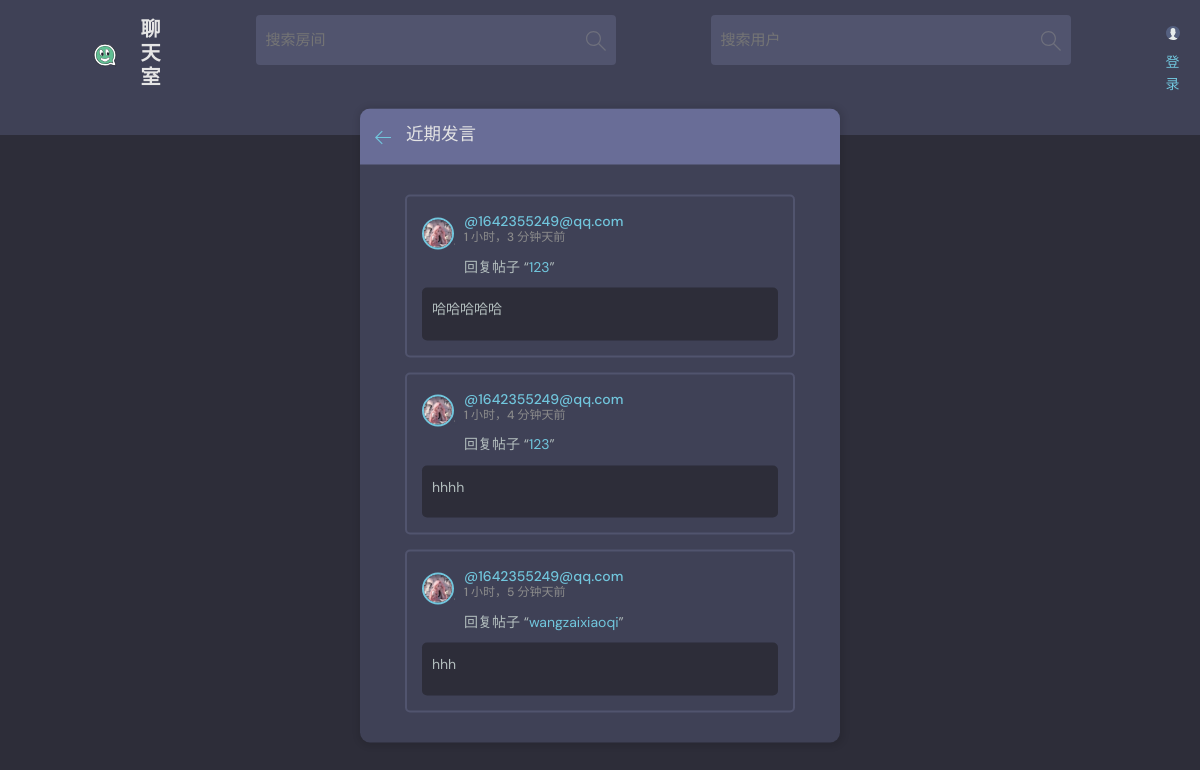
The page /activity/ on the database its author committed.
### base/models.py (models this page shows, shortened)
class Message(models.Model):
    user = models.ForeignKey(User, on_delete=models.CASCADE, verbose_name='发送用户')  # 发送消息的用户
    room = models.ForeignKey(Room, on_delete=models.CASCADE, verbose_name='所在房间')  # 消息所在的房间
    body = models.TextField(verbose_name='消息内容')  # 消息内容
    image = models.ImageField(upload_to='images/', blank=True, null=True, verbose_name='附加图片')  # 附加图片
    video = models.FileField(upload_to='videos/', blank=True, null=True, verbose_name='附加视频')  # 附加视频
    created = models.DateTimeField(auto_now_add=True, verbose_name='创建时间')  # 创建时间
    updated = models.DateTimeField(auto_now=True, verbose_name='更新时间')  # 更新时间
    likes = models.ManyToManyField(User, related_name='liked_messages', blank=True, verbose_name='点赞用户')  # 点赞的用户
    encrypted_body = models.TextField(blank=True, null=True, verbose_name='加密消息内容')  # 存储加密后的消息内容
    class Meta:
        ordering = ['-updated', 'created']  # 按更新时间和创建时间排序
        verbose_name = '消息'
        verbose_name_plural = '消息列表'

class User(AbstractUser):
    name = models.CharField(max_length=200, null=True, verbose_name='姓名')
    email = models.EmailField(unique=True, null=True, verbose_name='邮箱')  # 确保邮箱唯一
    bio = models.TextField(null=True, verbose_name='个人简介')
    favorites_rooms = models.ManyToManyField('Room', related_name='favorited_by', blank=True,
                                             verbose_name='收藏的房间')  # 用户收藏的房间
    avatar = models.ImageField(null=True, default='avatar.svg', verbose_name='头像')  # 默认头像
    score = models.IntegerField(default=0, verbose_name='积分')  # 用户积分
    created = models.DateTimeField(auto_now_add=True, verbose_name='创建时间')  # 创建时间
    updated = models.DateTimeField(auto_now=True, verbose_name='更新时间')  # 更新时间
    USERNAME_FIELD = 'email'  # 设置用户名字段为邮箱
    REQUIRED_FIELDS = []  # 创建用户时不需要额外字段
    is_muted = models.BooleanField(default=False, verbose_name='是否静音')
    mute_reason = models.CharField(max_length=255, blank=True, null=True, verbose_name='静音原因')
    mute_until = models.DateTimeField(blank=True, null=True, verbose_name='静音至')
    class Meta:
        verbose_name = '用户'
        verbose_name_plural = '用户列表'
    def __str__(self):
        return self.email  # 返回用户邮箱

class Room(models.Model):
    host = models.ForeignKey(User, on_delete=models.SET_NULL, null=True, verbose_name='房间主持人')  # 房间主持人
    topic = models.ForeignKey(Topic, on_delete=models.SET_NULL, null=True, verbose_name='房间话题')  # 房间话题
    name = models.CharField(max_length=200, verbose_name='房间名称')  # 房间名称
    description = models.TextField(null=True, blank=True, verbose_name='房间描述')  # 房间描述
    participants = models.ManyToManyField(User, related_name='participants', blank=True, verbose_name='参与者')  # 参与者
    created = models.DateTimeField(auto_now_add=True, verbose_name='创建时间')  # 创建时间
    updated = models.DateTimeField(auto_now=True, verbose_name='更新时间')  # 更新时间
    favorites = models.ManyToManyField(User, related_name='favorite_rooms', blank=True,
                                       verbose_name='收藏的房间')  # 收藏的房间
    encryption_key = models.CharField(max_length=255, blank=True, null=True, verbose_name='加密密钥')  # 加密密钥
    is_encrypted = models.BooleanField(default=False, verbose_name='是否加密')  # 标记房间是否加密
    is_hidden = models.BooleanField(default=False, verbose_name='是否隐藏')  # 新增字段，默认为 False
    class Meta:
        ordering = ['-updated', 'created']  # 按更新时间和创建时间排序
        verbose_name = '房间'
        verbose_name_plural = '房间列表'
    def __str__(self):
        return self.name

### base/views.py (the view)
# urls.py: path('activity/', views.activityPage, name="activity"),
def activityPage(request):
    room_messages = Message.objects.all()[0:5]
    context = {'room_messages': room_messages}
    return render(request, 'base/activity.html', context)

### base/templates/base/activity.html (shortened to what this page needs)
{% extends 'main.html' %}
{% block content %}
    <main class="layout">
        <div class="container">
            <div class="layout__box">
                <div class="layout__boxHeader">
                    <div class="layout__boxTitle">
                        <a href="{% url 'home' %}">
                            <svg version="1.1" xmlns="http://www.w3.org/2000/svg" width="32" height="32"
                                 viewBox="0 0 32 32">
                                <title>arrow-left</title>
                                <path
                                        d="M13.723 2.286l-13.723 13.714 13.719 13.714 1.616-1.611-10.96-10.96h27.625v-2.286h-27.625l10.965-10.965-1.616-1.607z"
                                ></path>
                            </svg>
                        </a>
                        <h3>近期发言</h3>
                    </div>
                </div>
                <div class="activities-page layout__body">
                    {% for message in room_messages %}
                        <div class="activities__box">
                            <div class="activities__boxHeader roomListRoom__header">
                                <a href="{% url 'user-profile' message.user.id %}" class="roomListRoom__author">
                                    <div class="avatar avatar--small">
                                        <img src="{{ message.user.avatar.url }}"/>
                                    </div>
                                    <p>
                                        @{{ message.user }}
                                        <span>{{ message.created|timesince }}天前</span>
                                    </p>
                                </a>
                            </div>
                            <div class="activities__boxContent">
                                <p>回复帖子 “<a href="{% url 'room' message.room.id %}">{{ message.room }}</a>”</p>
                                <div class="activities__boxRoomContent">
                                    {% if message.body %}
                                        <p>{{ message.body }}</p>
                                    {% endif %}
                                </div>
                            </div>
                        </div>
                    {% endfor %}
                </div>
            </div>
        </div>
    </main>
{% endblock content %}

### static/styles/style.css (style rules this page uses)
:root { --color-main: #71c6dd; --color-main-light: #e1f6fb; --color-dark: #3f4156; --color-dark-medium: #51546e; --color-dark-light: #696d97; --color-light: #e5e5e5; --color-gray: #8b8b8b; --color-light-gray: #b2bdbd; --color-bg: #2d2d39; --color-success: #5dd693; --color-error: #fc4b0b; }
* { font-family: "DM Sans", -apple-system, BlinkMacSystemFont, "Segoe UI", Roboto, Oxygen, Ubuntu, Cantarell, "Open Sans", "Helvetica Neue", sans-serif; margin: 0; padding: 0; box-sizing: border-box; text-rendering: optimizeLegibility; font-size: inherit; }
html { font-size: 56.25%; }
@media only screen and (min-width: 1200px) { html { font-size: 62.5%; } }
body { line-height: 1.6; font-weight: 400; font-size: 1.5rem; color: var(--color-light-gray); background-color: var(--color-bg); min-height: 100vh; }
img { width: 100%; }
a { display: inline-block; color: var(--color-main); text-decoration: none; }
.container { max-width: 120rem; width: 90%; margin: auto; }
.avatar { position: relative; display: inline-block; border-radius: 50%; border: 2px solid var(--color-main); }
.avatar img { display: block; border-radius: 50%; object-fit: cover; object-position: center; }
.avatar::after { content: ""; display: block; position: absolute; background-color: var(--color-gray); z-index: 111; border-radius: 50%; border: 0.3rem solid var(--color-dark); }
.avatar.avatar--small img { width: 2.8rem; height: 2.8rem; }
.avatar.avatar--small:after { width: 0.7rem; height: 0.7rem; bottom: 0px; right: -6px; }
.layout { margin-top: 2.4rem; }
.layout > .container { display: flex; justify-content: space-between; align-items: flex-start; }
.layout__box { width: 90%; max-width: 48rem; min-height: 40rem; position: absolute; top: 50%; left: 50%; transform: translate(-50%, -46%); background-color: var(--color-dark); border-radius: 1rem; box-shadow: 1px 1px 6px 3px rgba(0, 0, 0, 0.1); overflow: hidden; }
.layout__boxHeader { display: flex; padding: 1.5rem; background-color: var(--color-dark-light); }
.layout__boxTitle { display: flex; gap: 1.5rem; align-items: center; }
.layout__boxTitle h3 { text-transform: uppercase; font-weight: 500; color: var(--color-light); }
.layout__boxTitle svg { width: 1.6rem; height: 1.6rem; fill: var(--color-main); }
.layout__body { margin: 3rem; }
.roomListRoom__header { display: flex; justify-content: space-between; align-items: center; }
.roomListRoom__author { font-weight: 500; display: flex; align-items: center; gap: 1rem; }
.activities__box { margin: 1.5rem; padding: 1.5rem; border: 2px solid var(--color-dark-medium); border-radius: 5px; }
.activities__boxHeader p { font-size: 1.4rem; line-height: 1.3; }
.activities__boxHeader p span { color: var(--color-gray); font-size: 1.2rem; display: block; }
.activities__boxContent { margin-left: 4.2rem; }
.activities__boxContent { font-size: 1.4rem; }
.activities__boxRoomContent { background: var(--color-bg); padding: 1rem; border-radius: 5px; margin-top: 1rem; margin-left: -4.2rem; }

### rows shown on the page
Message: user.avatar (picture), user "1642355249@qq.com", created "1 小时，3 分钟", room "123", body "哈哈哈哈哈"
Message: user.avatar (picture), user "1642355249@qq.com", created "1 小时，4 分钟", room "123", body "hhhh"
Message: user.avatar (picture), user "1642355249@qq.com", created "1 小时，5 分钟", room "wangzaixiaoqi", body "hhh"
